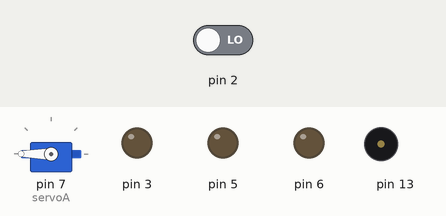
A sketch run on a simulated Arduino Uno, built with avr-gcc and run on an emulated ATmega328P. On the bench: servo, output pins drawn as LEDs (lit = HIGH), buzzer (waves = sounding). The inputs (shaded band) are chosen by the test bench; at power-on: pin 2 LOW.

Above: at 1.2 s.
1.3 s: pin 2 driven HIGH
At 1.9 s:
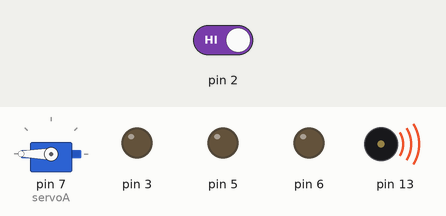
At 10.1 s:
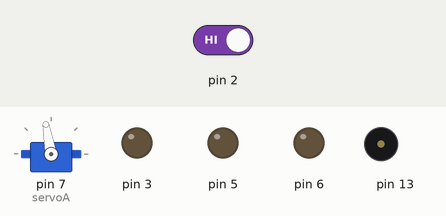
Timing chart, 0 to 38.5 s (numbered marks = the images above; inputs shaded):
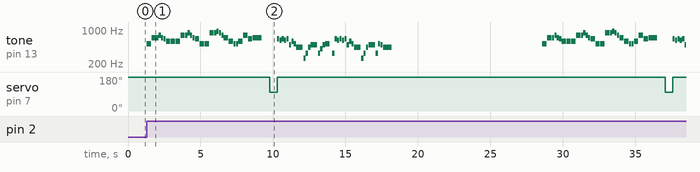

The sketch:

__.ino
```cpp
#include <HuemonelabKit.h>
volatile int operating = 0;
volatile int smiling = 0;
volatile int speed = 0;

Buzzer buzzer(13);
TouchSensor touch(2);
ServoMotor servoA;
ServoMotor servoFace;
RGBLed rgb(3, 5, 6);

void setup() {
  //Serial.begin(9600);
  servoA.attach(7);
}

void loop() {
  int value = touch.read();
  //Serial.println(value);

  if (value == 1) {           //Touched
    if (operating == 0) {   //Not been studying
      //    buzzer.play(random(1, 6));
      buzzer.play(2);

      servoA.write(180);
      delay(500);
      servoA.write(100);
      delay(500);
      servoA.write(180);

      operating = 1;
      smiling = 1;
    } else {                //been studying
      buzzer.play(3);
      servoA.write(180);
      rgb.setColor(0, 0, 0);
      operating = 0;
      delay(10000);
    }
  } else {                  //Untouched
    if (operating == 1) {   //been studying
      if (smiling == 1) {
        for (int i = 1; i <= 80; i++) {
          int color = 3 * i; //(255/80)
          rgb.setColor(color, color, color);
          servoA.write(180 - i);
          servoFace.write(320-4*i);
        }
        smiling = 0;
      } else{
      }
    } else {

      rgb.setColor(0, 0, 0);
      servoA.write(180);


    }
  }

  //  if (operating == 1) {
  //    for (int i = 1; i <= 255; i++) {
  //      int color = 255 / 255 * i;
  //      stepper.step(2048 / 255);
  //      rgb.setColor(color, color, color);
  //    }
  //    operating = 0;
  //  }

  //  if (value == 1 && operating == )
}
```

Buzzer.cpp
```cpp
// (licence header left out)
#ifndef HUEMONELAB_STEPPER_MOTOR_CPP
#define HUEMONELAB_STEPPER_MOTOR_CPP

#include "HuemonelabKit.h"

#define NOTE_B0  31
#define NOTE_C1  33
#define NOTE_CS1 35
#define NOTE_D1  37
#define NOTE_DS1 39
#define NOTE_E1  41
#define NOTE_F1  44
#define NOTE_FS1 46
#define NOTE_G1  49
#define NOTE_GS1 52
#define NOTE_A1  55
#define NOTE_AS1 58
#define NOTE_B1  62
#define NOTE_C2  65
#define NOTE_CS2 69
#define NOTE_D2  73
#define NOTE_DS2 78
#define NOTE_E2  82
#define NOTE_F2  87
#define NOTE_FS2 93
#define NOTE_G2  98
#define NOTE_GS2 104
#define NOTE_A2  110
#define NOTE_AS2 117
#define NOTE_B2  123
#define NOTE_C3  131
#define NOTE_CS3 139
#define NOTE_D3  147
#define NOTE_DS3 156
#define NOTE_E3  165
#define NOTE_F3  175
#define NOTE_FS3 185
#define NOTE_G3  196
#define NOTE_GS3 208
#define NOTE_A3  220
#define NOTE_AS3 233
#define NOTE_B3  247
#define NOTE_C4  262
#define NOTE_CS4 277
#define NOTE_D4  294
#define NOTE_DS4 311
#define NOTE_E4  330
#define NOTE_F4  349
#define NOTE_FS4 370
#define NOTE_G4  392
#define NOTE_GS4 415
#define NOTE_A4  440
#define NOTE_AS4 466
#define NOTE_B4  494
#define NOTE_C5  523
#define NOTE_CS5 554
#define NOTE_D5  587
#define NOTE_DS5 622
#define NOTE_E5  659
#define NOTE_F5  698
#define NOTE_FS5 740
#define NOTE_G5  784
#define NOTE_GS5 831
#define NOTE_A5  880
#define NOTE_AS5 932
#define NOTE_B5  988
#define NOTE_C6  1047
#define NOTE_CS6 1109
#define NOTE_D6  1175
#define NOTE_DS6 1245
#define NOTE_E6  1319
#define NOTE_F6  1397
#define NOTE_FS6 1480
#define NOTE_G6  1568
#define NOTE_GS6 1661
#define NOTE_A6  1760
#define NOTE_AS6 1865
#define NOTE_B6  1976
#define NOTE_C7  2093
#define NOTE_CS7 2217
#define NOTE_D7  2349
#define NOTE_DS7 2489
#define NOTE_E7  2637
#define NOTE_F7  2794
#define NOTE_FS7 2960
#define NOTE_G7  3136
#define NOTE_GS7 3322
#define NOTE_A7  3520
#define NOTE_AS7 3729
#define NOTE_B7  3951
#define NOTE_C8  4186
#define NOTE_CS8 4435
#define NOTE_D8  4699
#define NOTE_DS8 4978
#define REST      0

#define SONGS 5

int melody[SONGS][100] = {
  {
    NOTE_E5,3, NOTE_D5,8, NOTE_C5,4, NOTE_D5,4, NOTE_E5,4, NOTE_E5,4, NOTE_E5,2,
    NOTE_D5,4, NOTE_D5,4, NOTE_D5,2, NOTE_E5,4, NOTE_G5,4, NOTE_G5,2,
    NOTE_E5,3, NOTE_D5,8, NOTE_C5,4, NOTE_D5,4, NOTE_E5,4, NOTE_E5,4, NOTE_E5,2,
    NOTE_D5,4, NOTE_D5,4, NOTE_E5,4, NOTE_D5,4, NOTE_C5,1
  },
  {
    // We Wish You a Merry Christmas
    // Score available at https://musescore.com/user/6208766/scores/1497501

    NOTE_C5,4, //1
    NOTE_F5,4, NOTE_F5,8, NOTE_G5,8, NOTE_F5,8, NOTE_E5,8,
    NOTE_D5,4, NOTE_D5,4, NOTE_D5,4,
    NOTE_G5,4, NOTE_G5,8, NOTE_A5,8, NOTE_G5,8, NOTE_F5,8,
    NOTE_E5,4, NOTE_C5,4, NOTE_C5,4,
    NOTE_A5,4, NOTE_A5,8, NOTE_AS5,8, NOTE_A5,8, NOTE_G5,8,
    NOTE_F5,4, NOTE_D5,4, NOTE_C5,8, NOTE_C5,8,
    NOTE_D5,4, NOTE_G5,4, NOTE_E5,4,

    NOTE_F5,2
  },
  {
    // Fur Elise - Ludwig van Beethovem
    NOTE_E5, 8, NOTE_DS5, 8, //1
    NOTE_E5, 8, NOTE_DS5, 8, NOTE_E5, 8, NOTE_B4, 8, NOTE_D5, 8, NOTE_C5, 8,
    NOTE_A4, -4, NOTE_C4, 8, NOTE_E4, 8, NOTE_A4, 8,
    NOTE_B4, -4, NOTE_E4, 8, NOTE_GS4, 8, NOTE_B4, 8,
    NOTE_C5, 4,  REST, 8, NOTE_E4, 8, NOTE_E5, 8,  NOTE_DS5, 8,

    NOTE_E5, 8, NOTE_DS5, 8, NOTE_E5, 8, NOTE_B4, 8, NOTE_D5, 8, NOTE_C5, 8,//6
    NOTE_A4, -4, NOTE_C4, 8, NOTE_E4, 8, NOTE_A4, 8,
    NOTE_B4, -4, NOTE_E4, 8, NOTE_C5, 8, NOTE_B4, 8,
    NOTE_A4 , 2, REST, 4, //9 - 1st ending
  },
  {
    // Super Mario Bros theme
    NOTE_E5,8, NOTE_E5,8, REST,8, NOTE_E5,8, REST,8, NOTE_C5,8, NOTE_E5,8, //1
    NOTE_G5,4, REST,4, NOTE_G4,8, REST,4,
    NOTE_C5,-4, NOTE_G4,8, REST,4, NOTE_E4,-4, // 3
    NOTE_A4,4, NOTE_B4,4, NOTE_AS4,8, NOTE_A4,4,
    NOTE_G4,-8, NOTE_E5,-8, NOTE_G5,-8, NOTE_A5,4, NOTE_F5,8, NOTE_G5,8,
    REST,8, NOTE_E5,4,NOTE_C5,8, NOTE_D5,8, NOTE_B4,-4,
    NOTE_C5,-4, NOTE_G4,8, REST,4, NOTE_E4,-4, // repeats from 3
    NOTE_A4,4, NOTE_B4,4, NOTE_AS4,8, NOTE_A4,4,
    NOTE_G4,-8, NOTE_E5,-8, NOTE_G5,-8, NOTE_A5,4, NOTE_F5,8, NOTE_G5,8,
    REST,8, NOTE_E5,4,NOTE_C5,8, NOTE_D5,8, NOTE_B4,-4,
  },
  {
    // Dart Vader theme (Imperial March) - Star wars
    // Score available at https://musescore.com/user/202909/scores/1141521
    // The tenor saxophone part was used
    NOTE_AS4,8, NOTE_AS4,8, NOTE_AS4,8,//1
    NOTE_F5,2, NOTE_C6,2,
    NOTE_AS5,8, NOTE_A5,8, NOTE_G5,8, NOTE_F6,2, NOTE_C6,4,
    NOTE_AS5,8, NOTE_A5,8, NOTE_G5,8, NOTE_F6,2, NOTE_C6,4,
    NOTE_AS5,8, NOTE_A5,8, NOTE_AS5,8, NOTE_G5,2, REST, 2
  },
};


Buzzer::Buzzer(uint8_t pin)
{
  _pin = pin;
  pinMode(_pin, OUTPUT);
};

void Buzzer::note(char key, unsigned long duration = 1000)
{
  int note = REST;

  switch (key)
  {
    case 'c':
      note = NOTE_C5;
      break;
    case 'd':
      note = NOTE_D5;
      break;
    case 'e':
      note = NOTE_E5;
      break;
    case 'f':
      note = NOTE_F5;
      break;
    case 'g':
      note = NOTE_G5;
      break;
    case 'a':
      note = NOTE_A5;
      break;
    case 'b':
      note = NOTE_B5;
      break;
    case 'C':
      note = NOTE_C6;
      break;
    case 'G':
      note = NOTE_G4;
      break;
    case 'E':
      note = NOTE_E4;
      break;
    case 'S':
      note = NOTE_AS4;
      break;
    case 'A':
      note = NOTE_A4;
      break;
    case 'B':
      note = NOTE_B4;
      break;
    case 'R':
      note = REST;
      break;
  }

  if ( note != -1 ) {
    tone(_pin, note, duration*0.9);
    delay(duration);
    noTone(_pin);
  }
};

void Buzzer::play(int number = 1, int tempo = 180)
{
  int n = number - 1;
  if ( n >= SONGS || n < 0 ) {
    return;
  }
  DEBUG_PRINTLN("PLAY")

  int notes = sizeof(melody[n]) / sizeof(melody[n][0]) / 2;

  int wholenote = (60000 * 4) / tempo;
  int divider = 0, noteDuration = 0;

  for(int thisNote = 0; thisNote < notes * 2; thisNote = thisNote + 2){
    divider = melody[n][thisNote + 1];
    if (divider > 0) {
      // regular note, just proceed
      noteDuration = (wholenote) / divider;
    } else if (divider < 0) {
      // dotted notes are represented with negative durations!!
      noteDuration = (wholenote) / abs(divider);
      noteDuration *= 1.5; // increases the duration in half for dotted notes
    } else {
      return ;
    }

    tone(_pin, melody[n][thisNote], noteDuration * 0.9);
    delay(noteDuration);
    noTone(_pin);
  }
};

void Buzzer::stop()
{
  noTone(_pin);
};

#endif
```

Buzzer.cpp
```cpp
// (licence header left out)
#ifndef HUEMONELAB_STEPPER_MOTOR_CPP
#define HUEMONELAB_STEPPER_MOTOR_CPP

#include "HuemonelabKit.h"

#define NOTE_B0  31
#define NOTE_C1  33
#define NOTE_CS1 35
#define NOTE_D1  37
#define NOTE_DS1 39
#define NOTE_E1  41
#define NOTE_F1  44
#define NOTE_FS1 46
#define NOTE_G1  49
#define NOTE_GS1 52
#define NOTE_A1  55
#define NOTE_AS1 58
#define NOTE_B1  62
#define NOTE_C2  65
#define NOTE_CS2 69
#define NOTE_D2  73
#define NOTE_DS2 78
#define NOTE_E2  82
#define NOTE_F2  87
#define NOTE_FS2 93
#define NOTE_G2  98
#define NOTE_GS2 104
#define NOTE_A2  110
#define NOTE_AS2 117
#define NOTE_B2  123
#define NOTE_C3  131
#define NOTE_CS3 139
#define NOTE_D3  147
#define NOTE_DS3 156
#define NOTE_E3  165
#define NOTE_F3  175
#define NOTE_FS3 185
#define NOTE_G3  196
#define NOTE_GS3 208
#define NOTE_A3  220
#define NOTE_AS3 233
#define NOTE_B3  247
#define NOTE_C4  262
#define NOTE_CS4 277
#define NOTE_D4  294
#define NOTE_DS4 311
#define NOTE_E4  330
#define NOTE_F4  349
#define NOTE_FS4 370
#define NOTE_G4  392
#define NOTE_GS4 415
#define NOTE_A4  440
#define NOTE_AS4 466
#define NOTE_B4  494
#define NOTE_C5  523
#define NOTE_CS5 554
#define NOTE_D5  587
#define NOTE_DS5 622
#define NOTE_E5  659
#define NOTE_F5  698
#define NOTE_FS5 740
#define NOTE_G5  784
#define NOTE_GS5 831
#define NOTE_A5  880
#define NOTE_AS5 932
#define NOTE_B5  988
#define NOTE_C6  1047
#define NOTE_CS6 1109
#define NOTE_D6  1175
#define NOTE_DS6 1245
#define NOTE_E6  1319
#define NOTE_F6  1397
#define NOTE_FS6 1480
#define NOTE_G6  1568
#define NOTE_GS6 1661
#define NOTE_A6  1760
#define NOTE_AS6 1865
#define NOTE_B6  1976
#define NOTE_C7  2093
#define NOTE_CS7 2217
#define NOTE_D7  2349
#define NOTE_DS7 2489
#define NOTE_E7  2637
#define NOTE_F7  2794
#define NOTE_FS7 2960
#define NOTE_G7  3136
#define NOTE_GS7 3322
#define NOTE_A7  3520
#define NOTE_AS7 3729
#define NOTE_B7  3951
#define NOTE_C8  4186
#define NOTE_CS8 4435
#define NOTE_D8  4699
#define NOTE_DS8 4978
#define REST      0

#define SONGS 5

int melody[SONGS][100] = {
  {
    NOTE_E5,3, NOTE_D5,8, NOTE_C5,4, NOTE_D5,4, NOTE_E5,4, NOTE_E5,4, NOTE_E5,2,
    NOTE_D5,4, NOTE_D5,4, NOTE_D5,2, NOTE_E5,4, NOTE_G5,4, NOTE_G5,2,
    NOTE_E5,3, NOTE_D5,8, NOTE_C5,4, NOTE_D5,4, NOTE_E5,4, NOTE_E5,4, NOTE_E5,2,
    NOTE_D5,4, NOTE_D5,4, NOTE_E5,4, NOTE_D5,4, NOTE_C5,1
  },
  {
    // We Wish You a Merry Christmas
    // Score available at https://musescore.com/user/6208766/scores/1497501

    NOTE_C5,4, //1
    NOTE_F5,4, NOTE_F5,8, NOTE_G5,8, NOTE_F5,8, NOTE_E5,8,
    NOTE_D5,4, NOTE_D5,4, NOTE_D5,4,
    NOTE_G5,4, NOTE_G5,8, NOTE_A5,8, NOTE_G5,8, NOTE_F5,8,
    NOTE_E5,4, NOTE_C5,4, NOTE_C5,4,
    NOTE_A5,4, NOTE_A5,8, NOTE_AS5,8, NOTE_A5,8, NOTE_G5,8,
    NOTE_F5,4, NOTE_D5,4, NOTE_C5,8, NOTE_C5,8,
    NOTE_D5,4, NOTE_G5,4, NOTE_E5,4,

    NOTE_F5,2
  },
  {
    // Fur Elise - Ludwig van Beethovem
    NOTE_E5, 8, NOTE_DS5, 8, //1
    NOTE_E5, 8, NOTE_DS5, 8, NOTE_E5, 8, NOTE_B4, 8, NOTE_D5, 8, NOTE_C5, 8,
    NOTE_A4, -4, NOTE_C4, 8, NOTE_E4, 8, NOTE_A4, 8,
    NOTE_B4, -4, NOTE_E4, 8, NOTE_GS4, 8, NOTE_B4, 8,
    NOTE_C5, 4,  REST, 8, NOTE_E4, 8, NOTE_E5, 8,  NOTE_DS5, 8,

    NOTE_E5, 8, NOTE_DS5, 8, NOTE_E5, 8, NOTE_B4, 8, NOTE_D5, 8, NOTE_C5, 8,//6
    NOTE_A4, -4, NOTE_C4, 8, NOTE_E4, 8, NOTE_A4, 8,
    NOTE_B4, -4, NOTE_E4, 8, NOTE_C5, 8, NOTE_B4, 8,
    NOTE_A4 , 2, REST, 4, //9 - 1st ending
  },
  {
    // Super Mario Bros theme
    NOTE_E5,8, NOTE_E5,8, REST,8, NOTE_E5,8, REST,8, NOTE_C5,8, NOTE_E5,8, //1
    NOTE_G5,4, REST,4, NOTE_G4,8, REST,4,
    NOTE_C5,-4, NOTE_G4,8, REST,4, NOTE_E4,-4, // 3
    NOTE_A4,4, NOTE_B4,4, NOTE_AS4,8, NOTE_A4,4,
    NOTE_G4,-8, NOTE_E5,-8, NOTE_G5,-8, NOTE_A5,4, NOTE_F5,8, NOTE_G5,8,
    REST,8, NOTE_E5,4,NOTE_C5,8, NOTE_D5,8, NOTE_B4,-4,
    NOTE_C5,-4, NOTE_G4,8, REST,4, NOTE_E4,-4, // repeats from 3
    NOTE_A4,4, NOTE_B4,4, NOTE_AS4,8, NOTE_A4,4,
    NOTE_G4,-8, NOTE_E5,-8, NOTE_G5,-8, NOTE_A5,4, NOTE_F5,8, NOTE_G5,8,
    REST,8, NOTE_E5,4,NOTE_C5,8, NOTE_D5,8, NOTE_B4,-4,
  },
  {
    // Dart Vader theme (Imperial March) - Star wars
    // Score available at https://musescore.com/user/202909/scores/1141521
    // The tenor saxophone part was used
    NOTE_AS4,8, NOTE_AS4,8, NOTE_AS4,8,//1
    NOTE_F5,2, NOTE_C6,2,
    NOTE_AS5,8, NOTE_A5,8, NOTE_G5,8, NOTE_F6,2, NOTE_C6,4,
    NOTE_AS5,8, NOTE_A5,8, NOTE_G5,8, NOTE_F6,2, NOTE_C6,4,
    NOTE_AS5,8, NOTE_A5,8, NOTE_AS5,8, NOTE_G5,2, REST, 2
  },
};


Buzzer::Buzzer(uint8_t pin)
{
  _pin = pin;
  pinMode(_pin, OUTPUT);
};

void Buzzer::note(char key, unsigned long duration = 1000)
{
  int note = REST;

  switch (key)
  {
    case 'c':
      note = NOTE_C5;
      break;
    case 'd':
      note = NOTE_D5;
      break;
    case 'e':
      note = NOTE_E5;
      break;
    case 'f':
      note = NOTE_F5;
      break;
    case 'g':
      note = NOTE_G5;
      break;
    case 'a':
      note = NOTE_A5;
      break;
    case 'b':
      note = NOTE_B5;
      break;
    case 'C':
      note = NOTE_C6;
      break;
  }

  if ( note != 0 ) {
    tone(_pin, note, duration*0.9);
    delay(duration);
    noTone(_pin);
  }
};

void Buzzer::play(int number = 1, int tempo = 180)
{
  int n = number - 1;
  if ( n >= SONGS || n < 0 ) {
    return;
  }
  DEBUG_PRINTLN("PLAY")

  int notes = sizeof(melody[n]) / sizeof(melody[n][0]) / 2;

  int wholenote = (60000 * 4) / tempo;
  int divider = 0, noteDuration = 0;

  for(int thisNote = 0; thisNote < notes * 2; thisNote = thisNote + 2){
    divider = melody[n][thisNote + 1];
    if (divider > 0) {
      // regular note, just proceed
      noteDuration = (wholenote) / divider;
    } else if (divider < 0) {
      // dotted notes are represented with negative durations!!
      noteDuration = (wholenote) / abs(divider);
      noteDuration *= 1.5; // increases the duration in half for dotted notes
    } else {
      return ;
    }

    tone(_pin, melody[n][thisNote], noteDuration * 0.9);
    delay(noteDuration);
    noTone(_pin);
  }
};

void Buzzer::stop()
{
  noTone(_pin);
};

#endif
```

RGBLed.cpp
```cpp
// (licence header left out)
#ifndef HUEMONELAB_RGBLED_CPP
#define HUEMONELAB_RGBLED_CPP

#include "HuemonelabKit.h"

/*
 * RGB LED 세팅
 * - pinMode 설정
 */
RGBLed::RGBLed(uint8_t redPin, uint8_t greenPin, uint8_t bluePin)
{
  pinMode(redPin, OUTPUT);
  pinMode(greenPin, OUTPUT);
  pinMode(bluePin, OUTPUT);

  _redPin = redPin;
  _greenPin = greenPin;
  _bluePin = bluePin;
}

/*
 * RGB LED 색상
 * - r, g, b 각각 최소 0 ~ 최대 255까지 설정 가능
 */
void RGBLed::setColor(int r, int g, int b)
{
  if ((r < 0 || r > 255) || (g < 0 || g > 255) || (b < 0 || b > 255))
    DEBUG_PRINTLN("RGB LED의 색은 0~255 사이로 지정해주세요."); // r, g, b 값이 0~255 사이 값이 아니라면 오류메세지 출력

  analogWrite(_redPin, r);
  analogWrite(_greenPin, g);
  analogWrite(_bluePin, b);
}

#endif
```

ServoMotor.cpp
```cpp
// (licence header left out)
#ifndef HUEMONELAB_SERVO_MOTOR_CPP
#define HUEMONELAB_SERVO_MOTOR_CPP

#include "HuemonelabKit.h"

/*
 * 서보모터 세팅
 * - Servo.h 객체 생성
 */
ServoMotor::ServoMotor() : Servo()
{
}

/*
 * 서보모터 세팅
 * - 핀 설정
 */
uint8_t ServoMotor::attach(uint8_t pin)
{
  return Servo::attach(pin);
}

/*
 * 서보모터 각도 조정
 * - 각도 값 : 0~180
 *   [주의] 180을 설정할 경우 모터에서 소리가 날 수 있음
 */
void ServoMotor::write(int angle)
{
  if (angle < 0 || angle > 180)
    DEBUG_PRINTLN("모터 각도는 0~180 사이로 설정해주세요."); // 각도가 0~180 이 아닐 경우 오류메세지 출력

  Servo::write(angle);
}

/*
 * Servo.h 기본 함수
 * - 참고: [Servo Library](https://www.arduino.cc/en/reference/servo)
 */
void ServoMotor::writeMicroseconds(int angle)
{
  Servo::writeMicroseconds(angle);
}

void ServoMotor::detach()
{
  Servo::detach();
}

int ServoMotor::read()
{
  return Servo::read();
}

int ServoMotor::readMicroseconds()
{
  return Servo::readMicroseconds();
}

bool ServoMotor::attached()
{
  return Servo::attached();
}

#endif
```

TouchSensor.cpp
```cpp
// (licence header left out)
#ifndef HUEMONELAB_TOUCH_SENSOR_CPP
#define HUEMONELAB_TOUCH_SENSOR_CPP

#include "HuemonelabKit.h"

/*
 * Touch sensor 세팅
 * - pinMode 설정
 * - count 변수를 0으로 초기화
 */
TouchSensor::TouchSensor(uint8_t pin)
{
  pinMode(pin, INPUT);
  _pin = pin;
  _count = 0;
}

/*
 * Touch Sensor 값 읽기
 */
int TouchSensor::read()
{
  return digitalRead(_pin);
}

/*
 * Touch Sensor 값 카운트 세기
 * - 터치센서 값이 HIGH(1)이면 count 1 증가, LOW(0)이면 count 1 감소
 * - count 최소값 : 0, 최대값: maxCount(maxCount의 default: 50)
 * - count 세는 주기 : duration
 */
int TouchSensor::count(int duration, int maxCount)
{
  int value = digitalRead(_pin);
  if (value)
  {
    _count++;
    if (_count > maxCount) // count가 maxCount보다 크면
      _count = maxCount;   // count를 maxCount로 지정
  }
  else
  {
    _count--;
    if (_count < 0) // count가 0보다 작으면
      _count = 0;   // count를 0으로 지정
  }
  delay(duration); // duration 만큼 delay
  return _count;
}

#endif
```

Measured:
- after the input at 1.3 s, tone on pin 13: plays 523 Hz for 0.30 s, 698 Hz for 0.30 s, 698 Hz for 0.15 s, 784 Hz for 0.15 s, 698 Hz for 0.15 s, 659 Hz for 0.15 s … (101 notes in this stretch), starting at once; servo on pin 7 (servoA): alternates 180° for 26.8 s and 100° for 0.50 s, starting after 8.5 s
